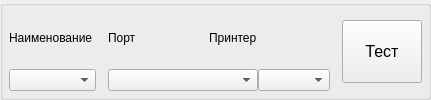
                         <widget class="QGroupBox" name="groupBoxPrinter">
                          <property name="title">
                           <string/>
                          </property>
                          <layout class="QHBoxLayout" name="horizontalLayout_21">
                           <property name="leftMargin">
                            <number>6</number>
                           </property>
                           <property name="topMargin">
                            <number>6</number>
                           </property>
                           <property name="rightMargin">
                            <number>6</number>
                           </property>
                           <property name="bottomMargin">
                            <number>6</number>
                           </property>
                           <item>
                            <layout class="QGridLayout" name="gridLayout_6" columnstretch="2,0,0,0,0">
                             <property name="leftMargin">
                              <number>0</number>
                             </property>
                             <property name="horizontalSpacing">
                              <number>12</number>
                             </property>
                             <item row="1" column="0">
                              <widget class="QComboBox" name="cbxPrinterName"/>
                             </item>
                             <item row="0" column="4" rowspan="2">
                              <widget class="QPushButton" name="btnTestPrinter">
                               <property name="font">
                                <font>
                                 <pointsize>12</pointsize>
                                </font>
                               </property>
                               <property name="text">
                                <string>
Тест
</string>
                               </property>
                              </widget>
                             </item>
                             <item row="0" column="0">
                              <widget class="QLabel" name="lblTitlePrinterName">
                               <property name="font">
                                <font>
                                 <pointsize>9</pointsize>
                                </font>
                               </property>
                               <property name="text">
                                <string>Наименование </string>
                               </property>
                              </widget>
                             </item>
                             <item row="1" column="2">
                              <layout class="QHBoxLayout" name="horizontalLayout_12">
                               <property name="leftMargin">
                                <number>0</number>
                               </property>
                               <item>
                                <widget class="QComboBox" name="cbxPrinterPort">
                                 <property name="minimumSize">
                                  <size>
                                   <width>150</width>
                                   <height>0</height>
                                  </size>
                                 </property>
                                </widget>
                               </item>
                               <item>
                                <widget class="QComboBox" name="cbxWinprinter"/>
                               </item>
                              </layout>
                             </item>
                             <item row="0" column="2">
                              <layout class="QHBoxLayout" name="horizontalLayout_11">
                               <property name="topMargin">
                                <number>0</number>
                               </property>
                               <property name="rightMargin">
                                <number>20</number>
                               </property>
                               <item>
                                <widget class="QLabel" name="lblTitlePrinterPort">
                                 <property name="font">
                                  <font>
                                   <pointsize>9</pointsize>
                                  </font>
                                 </property>
                                 <property name="text">
                                  <string>Порт</string>
                                 </property>
                                </widget>
                               </item>
                               <item>
                                <widget class="QLabel" name="lblTitleWinprinter">
                                 <property name="font">
                                  <font>
                                   <pointsize>9</pointsize>
                                  </font>
                                 </property>
                                 <property name="text">
                                  <string>Принтер</string>
                                 </property>
                                </widget>
                               </item>
                              </layout>
                             </item>
                            </layout>
                           </item>
                          </layout>
                         </widget>
